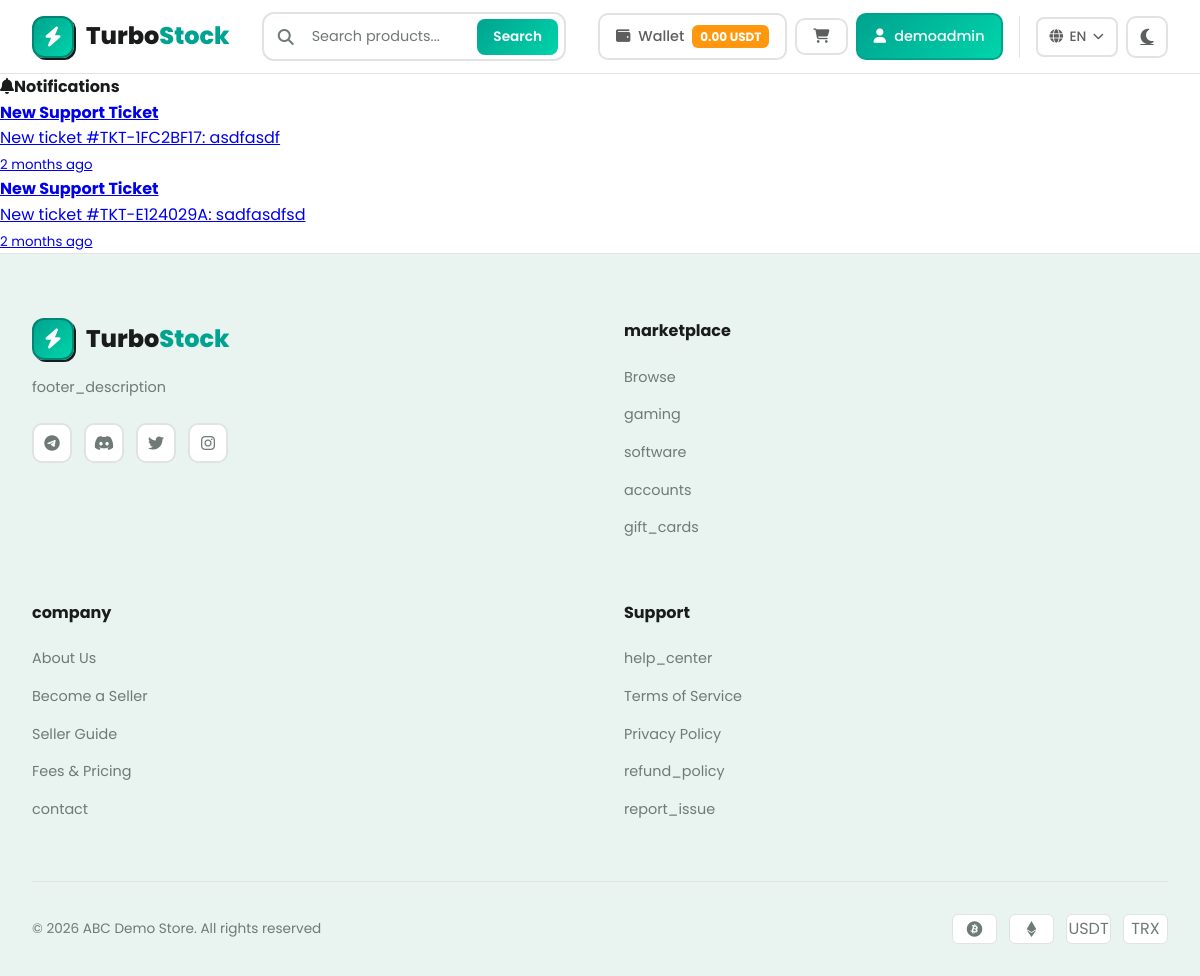
Screenshot of /notifications.php (signed in) with the database file from the repository.
### tables this page shows
CREATE TABLE `wallets` (
  `id` int(10) UNSIGNED NOT NULL,
  `user_id` int(10) UNSIGNED NOT NULL,
  `balance` decimal(18,6) NOT NULL DEFAULT 0.000000,
  `pending_balance` decimal(18,6) NOT NULL DEFAULT 0.000000,
  `total_deposited` decimal(18,6) NOT NULL DEFAULT 0.000000,
  `total_withdrawn` decimal(18,6) NOT NULL DEFAULT 0.000000,
  `total_spent` decimal(18,6) NOT NULL DEFAULT 0.000000,
  `total_earned` decimal(18,6) NOT NULL DEFAULT 0.000000,
  `created_at` timestamp NOT NULL DEFAULT current_timestamp(),
  `updated_at` timestamp NOT NULL DEFAULT current_timestamp() ON UPDATE current_timestamp()
);

CREATE TABLE `users` (
  `id` int(10) UNSIGNED NOT NULL,
  `username` varchar(50) NOT NULL,
  `email` varchar(100) NOT NULL,
  `password` varchar(255) NOT NULL,
  `role` enum('admin','seller','buyer') NOT NULL DEFAULT 'buyer',
  `status` enum('active','suspended','banned') NOT NULL DEFAULT 'active',
  `avatar` varchar(255) DEFAULT NULL,
  `created_at` timestamp NOT NULL DEFAULT current_timestamp(),
  `updated_at` timestamp NOT NULL DEFAULT current_timestamp() ON UPDATE current_timestamp(),
  `last_login` timestamp NULL DEFAULT NULL
);

CREATE TABLE `notifications` (
  `id` int(10) UNSIGNED NOT NULL,
  `user_id` int(10) UNSIGNED NOT NULL,
  `type` varchar(50) NOT NULL,
  `title` varchar(255) NOT NULL,
  `message` text DEFAULT NULL,
  `link` varchar(255) DEFAULT NULL,
  `is_read` tinyint(1) DEFAULT 0,
  `created_at` timestamp NOT NULL DEFAULT current_timestamp()
);

### includes/Language.php (called while the page is built, shortened)
<?php
class Language {
    private static $instance = null;
    private $lang = 'en';
    private $translations = [];
    public static function getInstance() {
        if (self::$instance === null) {
            self::$instance = new self();
        }
        return self::$instance;
    }
    private function detectLanguage() {
        $this->lang = 'en';
    }
    private function loadTranslations() {
        $langFile = BASE_PATH . '/lang/' . $this->lang . '.php';
        if (file_exists($langFile)) {
            $this->translations = require $langFile;
        } else {
            $this->translations = require BASE_PATH . '/lang/en.php';
        }
    }
    public function get($key, $default = null) {
        return $this->translations[$key] ?? $default ?? $key;
    }
    public function getCurrentLanguage() {
        return $this->lang;
    }
}
function __($key, $default = null) {
    return Language::getInstance()->get($key, $default);
}
function lang() {
    return Language::getInstance();
}

### includes/functions.php (called while the page is built, shortened)
<?php
function sanitize($input) {
    return htmlspecialchars(trim($input), ENT_QUOTES, 'UTF-8');
}
function isLoggedIn() {
    return isset($_SESSION['user_id']) && !empty($_SESSION['user_id']);
}
function getCurrentUserId() {
    return $_SESSION['user_id'] ?? null;
}
function getCurrentUser() {
    return db()->fetch("SELECT * FROM users WHERE id = ?", [getCurrentUserId()]);
}
function formatCurrency($amount, $decimals = 2) {
    return number_format((float)$amount, $decimals) . ' USDT';
}
function timeAgo($datetime) {
    $time = strtotime($datetime);
    $now = time();
    $diff = $now - $time;
    if ($diff < 31536000) return floor($diff / 2592000) . ' months ago';
    return formatDate($datetime);
}
function paginate($totalItems, $currentPage, $perPage = ITEMS_PER_PAGE) {
    $totalPages = ceil($totalItems / $perPage);
    $currentPage = max(1, min($currentPage, $totalPages));
    $offset = ($currentPage - 1) * $perPage;
    return [
        'total_items' => $totalItems,
        'total_pages' => $totalPages,
        'current_page' => $currentPage,
        'per_page' => $perPage,
        'offset' => $offset,
        'has_prev' => $currentPage > 1,
        'has_next' => $currentPage < $totalPages
    ];
}

### config/database.php (called while the page is built, shortened)
<?php
class Database {
    private static $instance = null;
    private $connection;
    private function __construct() {
        try {
            $dsn = "mysql:host=" . DB_HOST . ";dbname=" . DB_NAME . ";charset=" . DB_CHARSET;
            $options = [
                PDO::ATTR_ERRMODE => PDO::ERRMODE_EXCEPTION,
                PDO::ATTR_DEFAULT_FETCH_MODE => PDO::FETCH_ASSOC,
                PDO::ATTR_EMULATE_PREPARES => false,
                PDO::MYSQL_ATTR_INIT_COMMAND => "SET NAMES " . DB_CHARSET
            ];
            $this->connection = new PDO($dsn, DB_USER, DB_PASS, $options);
        } catch (PDOException $e) {
            error_log("Database Connection Error: " . $e->getMessage());
            die("Database connection failed. Please try again later.");
        }
    }
    public static function getInstance() {
        if (self::$instance === null) {
            self::$instance = new self();
        }
        return self::$instance;
    }
    public function query($sql, $params = []) {
        try {
            $stmt = $this->connection->prepare($sql);
            $stmt->execute($params);
            return $stmt;
        } catch (PDOException $e) {
            error_log("Query Error: " . $e->getMessage() . " | SQL: " . $sql);
            throw $e;
        }
    }
    public function fetch($sql, $params = []) {
        return $this->query($sql, $params)->fetch();
    }
    public function fetchAll($sql, $params = []) {
        return $this->query($sql, $params)->fetchAll();
    }
    public function count($table, $where = '1=1', $params = []) {
        $sql = "SELECT COUNT(*) as count FROM {$table} WHERE {$where}";
        $result = $this->fetch($sql, $params);
        return (int) $result['count'];
    }
}
function db() {
    return Database::getInstance();
}

### includes/TronAPI.php (called while the page is built, shortened)
<?php
function tronApi() {
    static $instance = null;
    if ($instance === null) {
        $instance = new TronAPI();
    }
    return $instance;
}

### includes/PaymentHandler.php (called while the page is built, shortened)
<?php
require_once __DIR__ . '/TronAPI.php';
class PaymentHandler {
    private $db;
    public function __construct() {
        $this->db = db();
    }
    public function getWallet($userId) {
        $wallet = $this->db->fetch("SELECT * FROM wallets WHERE user_id = ?", [$userId]);
        return $wallet;
    }
    public function getBalance($userId) {
        $wallet = $this->getWallet($userId);
        return (float) $wallet['balance'];
    }
}
function paymentHandler() {
    static $instance = null;
    if ($instance === null) {
        $instance = new PaymentHandler();
    }
    return $instance;
}

### notifications.php (the view, shortened to what this page needs)
<?php
$userId = getCurrentUserId();
$page = max(1, (int) ($_GET['page'] ?? 1));
$totalNotifications = db()->count('notifications', 'user_id = ?', [$userId]);
$pagination = paginate($totalNotifications, $page, 20);
$notifications = db()->fetchAll("
    SELECT * FROM notifications
    WHERE user_id = ?
    ORDER BY created_at DESC
    LIMIT {$pagination['per_page']} OFFSET {$pagination['offset']}
", [$userId]);
require_once INCLUDES_PATH . '/header.php';
?>
<div class="container py-4">
    <div class="d-flex justify-content-between align-items-center mb-4">
        <h4 class="fw-bold mb-0">
            <i class="fas fa-bell me-2"></i>Notifications
        </h4>
    </div>
    <?php if (empty($notifications)): ?>
        <div class="card">
            <div class="card-body empty-state">
                <i class="fas fa-bell-slash"></i>
                <h5>No notifications</h5>
                <p class="text-muted">You don't have any notifications yet</p>
            </div>
        </div>
    <?php else: ?>
        <div class="card">
            <div class="list-group list-group-flush">
                <?php foreach ($notifications as $notif): ?>
                    <a href="<?= $notif['link'] ?? '#' ?>"
                       class="list-group-item list-group-item-action <?= $notif['is_read'] ? '' : 'bg-light' ?>"
                       onclick="<?= !$notif['is_read'] ? "fetch('" . BASE_URL . "/api/mark-notification-read.php?id=" . $notif['id'] . "')" : '' ?>">
                        <div class="d-flex justify-content-between align-items-start">
                            <div>
                                <strong><?= sanitize($notif['title']) ?></strong>
                                <?php if ($notif['message']): ?>
                                    <p class="mb-0 text-muted"><?= sanitize($notif['message']) ?></p>
                                <?php endif; ?>
                            </div>
                            <small class="text-muted"><?= timeAgo($notif['created_at']) ?></small>
                        </div>
                    </a>
                <?php endforeach; ?>
            </div>
        </div>
    <?php endif; ?>
</div>
<?php require_once INCLUDES_PATH . '/footer.php'; ?>

### includes/header.php (shortened to what this page needs)
<?php
$currentUser = getCurrentUser();
$bodyClass = $bodyClass ?? 'page-turbostock-source';
$themeClass = $themeClass ?? 'theme-light';
$isHomepage = $bodyClass === 'page-turbostock-source';
?>
<!DOCTYPE html>
<html lang="<?= lang()->getCurrentLanguage() ?>">
<head>
    <link rel="stylesheet" href="https://cdnjs.cloudflare.com/ajax/libs/font-awesome/6.4.2/css/all.min.css">
    <link rel="stylesheet" href="<?= ASSETS_URL ?>/css/style-new-design.css">
</head>
<body class="<?= $bodyClass ?> <?= $themeClass ?>">
    <nav class="navbar">
        <div class="navbar-container">
            <a href="<?= BASE_URL ?>" class="navbar-brand">
                <div class="brand-icon">
                    <i class="fas fa-bolt"></i>
                </div>
                <span class="brand-text">Turbo<span>Stock</span></span>
            </a>
            <div class="navbar-search">
                <div class="search-wrapper">
                    <i class="fas fa-search search-icon"></i>
                    <input type="text" class="search-input" placeholder="<?= __('search_placeholder') ?? 'Search products...' ?>" id="searchInput">
                    <button class="search-btn" onclick="doSearch()"><?= __('search') ?? 'Search' ?></button>
                </div>
            </div>
            <div class="navbar-actions">
                <?php if (isLoggedIn()): ?>
                    <a href="<?= BASE_URL ?>/wallet.php" class="nav-btn">
                        <i class="fas fa-wallet"></i>
                        <span><?= __('wallet') ?? 'Wallet' ?></span>
                        <span class="wallet-badge"><?= formatCurrency(paymentHandler()->getBalance(getCurrentUserId())) ?></span>
                    </a>
                    <a href="<?= BASE_URL ?>/orders.php" class="nav-btn">
                        <i class="fas fa-shopping-cart"></i>
                    </a>
                    <a href="<?= BASE_URL ?>/profile.php" class="nav-btn primary">
                        <i class="fas fa-user"></i>
                        <span><?= sanitize($currentUser['username']) ?></span>
                    </a>
                <?php endif; ?>
                <div class="nav-extras">
                    <?php if ($isHomepage): ?>
                        <div class="lang-selector">
                            <button class="lang-btn" onclick="toggleLangDropdown()">
                                <i class="fas fa-globe"></i>
                                <?= strtoupper(lang()->getCurrentLanguage()) ?>
                                <i class="fas fa-chevron-down lang-chevron"></i>
                            </button>
                        </div>
                    <?php endif; ?>
                    <a href="#" class="theme-toggle" title="<?= __('switch_theme') ?? 'Switch Theme' ?>" onclick="toggleTheme(event)">
                        <i class="fas fa-moon"></i>
                    </a>
                </div>
            </div>
        </div>
    </nav>

### rows the page displays
wallets: balance "0.00 USDT"
users: username "demoadmin"
notifications: title "New Support Ticket", message "New ticket #TKT-1FC2BF17: asdfasdf", created_at "2 months ago"
notifications: title "New Support Ticket", message "New ticket #TKT-E124029A: sadfasdfsd", created_at "2 months ago"

### other values shown
__('search') "Search"
__('wallet') "Wallet"
lang()->getCurrentLanguage() "EN"
__('footer_description') "footer_description"
__('marketplace') "marketplace"
__('browse') "Browse"
__('gaming') "gaming"
__('software') "software"
__('accounts') "accounts"
__('gift_cards') "gift_cards"
__('company') "company"
__('about_us') "About Us"
__('become_seller') "Become a Seller"
__('seller_guide') "Seller Guide"
__('fees_pricing') "Fees & Pricing"
